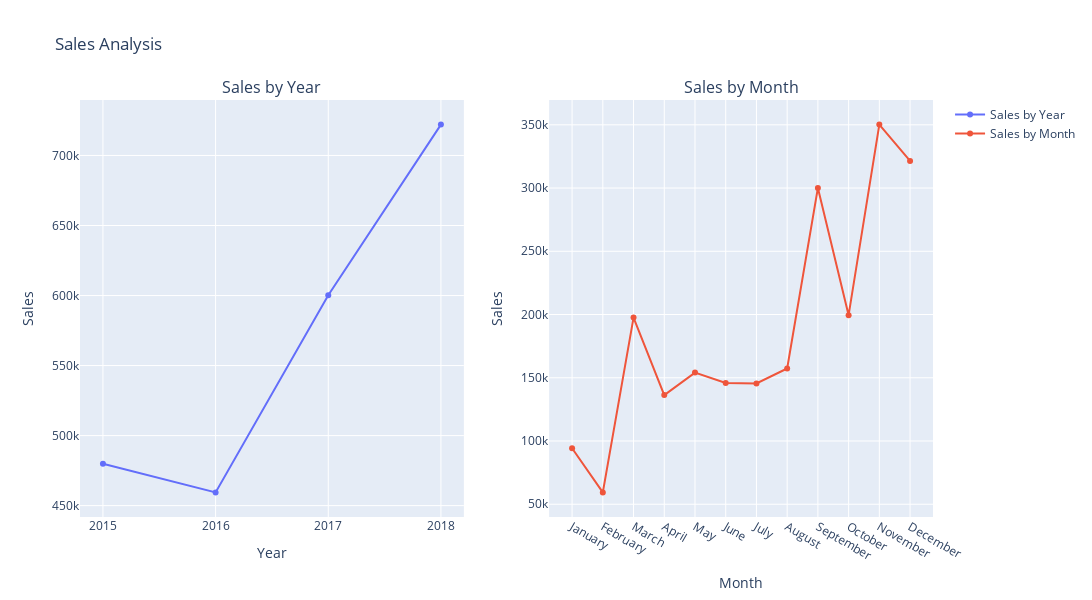

The notebook cell this image was saved under:
### Code cell
Year_Sales = df_sales.groupby('Year')['Sales'].sum().reset_index()
Year_Sales = Year_Sales.sort_values('Year')

fig = make_subplots(rows=1, cols=2, subplot_titles=('Sales by Year', 'Sales by Month'))
fig.add_trace(
    go.Scatter(x=Year_Sales['Year'], y=Year_Sales['Sales'], mode='lines+markers', name='Sales by Year'),
    row=1, col=1
)
fig.add_trace(
    go.Scatter(x=monthly_sales['Month'], y=monthly_sales['Sales'], mode='lines+markers', name='Sales by Month'),
    row=1, col=2
)
fig.update_layout(title_text='Sales Analysis', height=600, width=1300)
fig.update_xaxes(title_text='Year', row=1, col=1)
fig.update_xaxes(title_text='Month', row=1, col=2)
fig.update_yaxes(title_text='Sales', row=1, col=1)
fig.update_yaxes(title_text='Sales', row=1, col=2)
fig.show()

### Figure 1 — Plotly figure (JSON) as saved in the notebook; plotly's stock layout.template omitted (floating-point values rounded to 4 significant figures)
{"data": [{"mode": "lines+markers", "name": "Sales by Year", "type": "scatter", "x": [2015, 2016, 2017, 2018], "xaxis": "x", "y": [479900.0, 459400.0, 600200.0, 722100.0], "yaxis": "y"}, {"mode": "lines+markers", "name": "Sales by Month", "type": "scatter", "x": ["January", "February", "March", "April", "May", "June", "July", "August", "September", "October", "November", "December"], "xaxis": "x2", "y": [94290.0, 59370.0, 197600.0, 136300.0, 154100.0, 145800.0, 145500.0, 157300.0, 300100.0, 199500.0, 350200.0, 321500.0], "yaxis": "y2"}], "layout": {"annotations": [{"font": {"size": 16}, "showarrow": false, "text": "Sales by Year", "x": 0.225, "xanchor": "center", "xref": "paper", "y": 1, "yanchor": "bottom", "yref": "paper"}, {"font": {"size": 16}, "showarrow": false, "text": "Sales by Month", "x": 0.775, "xanchor": "center", "xref": "paper", "y": 1, "yanchor": "bottom", "yref": "paper"}], "height": 600, "title": {"text": "Sales Analysis"}, "width": 1300, "xaxis": {"anchor": "y", "domain": [0, 0.45], "title": {"text": "Year"}}, "xaxis2": {"anchor": "y2", "domain": [0.55, 1], "title": {"text": "Month"}}, "yaxis": {"anchor": "x", "domain": [0, 1], "title": {"text": "Sales"}}, "yaxis2": {"anchor": "x2", "domain": [0, 1], "title": {"text": "Sales"}}}}
